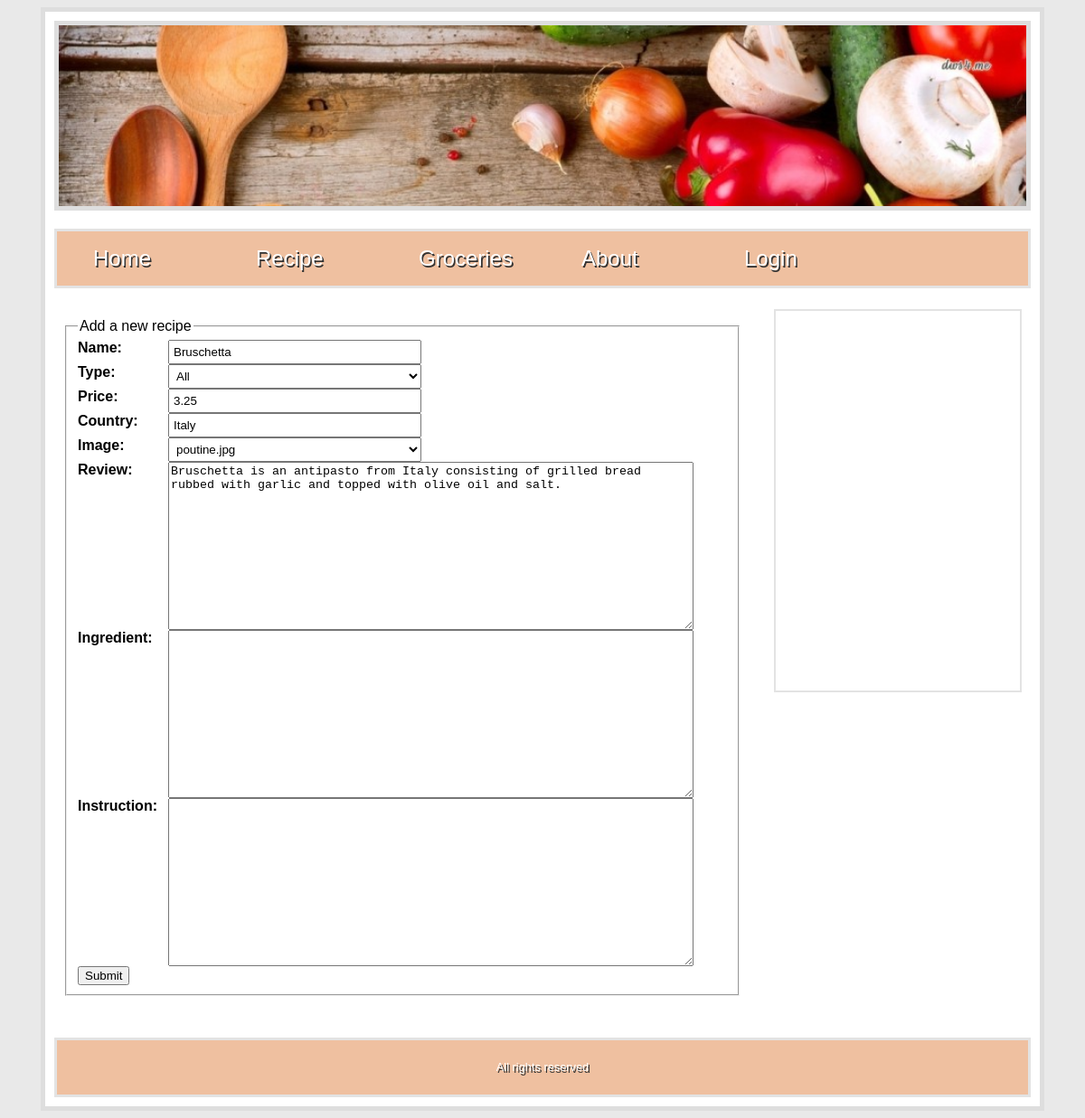
The page /RecipeAdd.php?update=3 on the database its author committed.
### tables this page shows
CREATE TABLE IF NOT EXISTS `recipe` (
  `id` int(11) NOT NULL AUTO_INCREMENT,
  `name` varchar(255) DEFAULT NULL,
  `type` varchar(255) DEFAULT NULL,
  `price` double DEFAULT NULL,
  `country` varchar(255) DEFAULT NULL,
  `image` varchar(255) DEFAULT NULL,
  `review` text,
  `ingredient` varchar(255) DEFAULT NULL,
  `instruction` varchar(255) DEFAULT NULL,
  PRIMARY KEY (`id`)
);

### Model/Credentials.php (called while the page is built)
<?php
$host = "localhost";
$user = "root";
$passwd = "";
$database = "recipedb";
?>

### Model/RecipeModel.php (called while the page is built, shortened)
<?php
require ("Entities/RecipeEntity.php");
class RecipeModel {
    function GetRecipeTypes() {
        require ('Credentials.php');
        $result = mysql_query("SELECT DISTINCT type FROM recipe") or die(mysql_error());
        $types = array();
        while ($row = mysql_fetch_array($result)) {
            array_push($types, $row[0]);
        }
        return $types;
    }
    function GetRecipeById($id) {
        require ('Credentials.php');
        $query = "SELECT * FROM recipe WHERE id = $id";
        $result = mysql_query($query) or die(mysql_error());
        while ($row = mysql_fetch_array($result)) {
            $name = $row[1];
            $type = $row[2];
            $price = $row[3];
            $country = $row[4];
            $image = $row[5];
            $review = $row[6];
            $ingredient = $row[7];
            $instruction = $row[8];
            $recipe = new RecipeEntity($id, $name, $type, $price, $country, $image, $review, $ingredient, $instruction);
        }
        return $recipe;
    }
}
?>

### Entities/RecipeEntity.php (called while the page is built, shortened)
<?php
class RecipeEntity
{
    function __construct($id, $name, $type, $price, $country, $image, $review) {
        $this->name = $name;
        $this->price = $price;
        $this->country = $country;
        $this->review = $review;
    }
}
?>

### RecipeAdd.php (the view, shortened to what this page needs)
<?php
require './Controller/RecipeController.php';
$recipeController = new RecipeController();
if(isset($_GET["update"]))
{
    $recipe = $recipeController->GetRecipeById($_GET["update"]);
    $content ="<form action='' method='post'>
    <fieldset>
        <legend>Add a new recipe</legend>
        <label for='name'>Name: </label>
        <input type='text' class='inputField' name='txtName' value='$recipe->name'/><br/>
        <label for='type'>Type: </label>
        <select class='inputField' name='ddlType'>
            <option value='%'>All</option>"
        .$recipeController->CreateOptionValues($recipeController->GetRecipeType()).
        "</select><br/>
        <label for='price'>Price: </label>
        <input type='text' class='inputField' name='txtPrice' value='$recipe->price'/><br/>
        <label for='country'>Country: </label>
        <input type='text' class='inputField' name='txtCountry' value='$recipe->country'/><br/>
        <label for='image'>Image: </label>
        <select class='inputField'name='ddlImage'>"
        .$recipeController->GetImages().
        "</select></br>
        <label for='review'>Review: </label>
        <textarea cols='70' rows='12' name='txtReview'>$recipe->review</textarea></br>
        <label for='ingredient'>Ingredient: </label>
        <textarea cols='70' rows='12' name='txtIngredient'>$recipe->ingredient</textarea></br>
        <label for='instruction'>Instruction: </label>
        <textarea cols='70' rows='12' name='txtInstruction'>$recipe->instruction</textarea></br>
        <input type='submit'name='submit1' value='Submit'>
    </fieldset>
</form>";
}
include './Templates.php';
?>

### Styles/Stylesheet.css (style rules this page uses)
body { font-family: lucida grande ,tahoma,verdana,arial,sans-serif; background-color: #e9e9e9; }
.inputField { width:280px; padding:4px; }
label { float:left; width:100px; font-weight:bold; }

### rows shown on the page
recipe: txtName "Bruschetta", txtPrice "3.25", txtCountry "Italy", txtReview "Bruschetta is an antipasto from Italy consisting of grilled bread rubbed with garlic and topped with olive oil and salt."

### other values the page prints
form field ddlImage "poutine.jpg"
